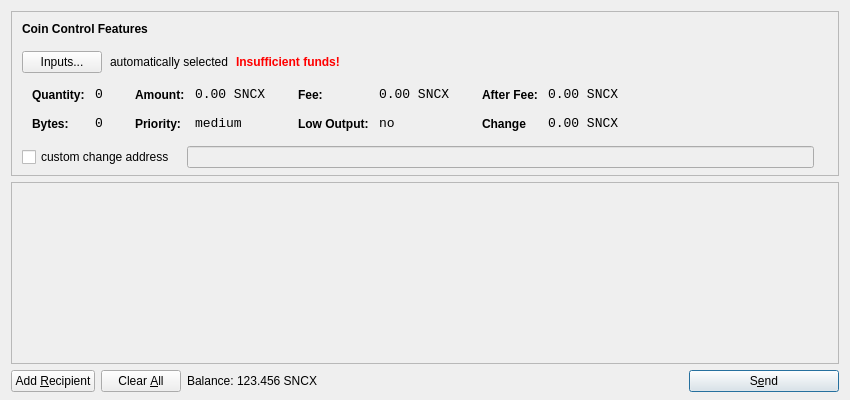
<?xml version="1.0" encoding="UTF-8"?>
<ui version="4.0">
 <class>SendCoinsDialog</class>
 <widget class="QDialog" name="SendCoinsDialog">
  <property name="geometry">
   <rect>
    <x>0</x>
    <y>0</y>
    <width>850</width>
    <height>400</height>
   </rect>
  </property>
  <property name="windowTitle">
   <string>Send Coins</string>
  </property>
  <layout class="QVBoxLayout" name="verticalLayout" stretch="0,1,0">
   <property name="bottomMargin">
    <number>8</number>
   </property>
   <item>
    <widget class="QFrame" name="frameCoinControl">
     <property name="sizePolicy">
      <sizepolicy hsizetype="Expanding" vsizetype="Expanding">
       <horstretch>0</horstretch>
       <verstretch>0</verstretch>
      </sizepolicy>
     </property>
     <property name="maximumSize">
      <size>
       <width>16777215</width>
       <height>16777215</height>
      </size>
     </property>
     <property name="frameShape">
      <enum>QFrame::StyledPanel</enum>
     </property>
     <property name="frameShadow">
      <enum>QFrame::Sunken</enum>
     </property>
     <layout class="QVBoxLayout" name="verticalLayoutCoinControl2">
      <property name="spacing">
       <number>-1</number>
      </property>
      <property name="leftMargin">
       <number>0</number>
      </property>
      <property name="topMargin">
       <number>0</number>
      </property>
      <property name="rightMargin">
       <number>0</number>
      </property>
      <property name="bottomMargin">
       <number>6</number>
      </property>
      <item>
       <layout class="QVBoxLayout" name="verticalLayoutCoinControl" stretch="0,0,0,0,1">
        <property name="spacing">
         <number>0</number>
        </property>
        <property name="leftMargin">
         <number>10</number>
        </property>
        <property name="topMargin">
         <number>10</number>
        </property>
        <item>
         <layout class="QHBoxLayout" name="horizontalLayoutCoinControl1">
          <property name="bottomMargin">
           <number>15</number>
          </property>
          <item>
           <widget class="QLabel" name="labelCoinControlFeatures">
            <property name="sizePolicy">
             <sizepolicy hsizetype="Preferred" vsizetype="Maximum">
              <horstretch>0</horstretch>
              <verstretch>0</verstretch>
             </sizepolicy>
            </property>
            <property name="font">
             <font>
              <weight>75</weight>
              <bold>true</bold>
             </font>
            </property>
            <property name="styleSheet">
             <string notr="true">font-weight:bold;</string>
            </property>
            <property name="text">
             <string>Coin Control Features</string>
            </property>
           </widget>
          </item>
         </layout>
        </item>
        <item>
         <layout class="QHBoxLayout" name="horizontalLayoutCoinControl2" stretch="0,0,0,0">
          <property name="spacing">
           <number>8</number>
          </property>
          <property name="bottomMargin">
           <number>10</number>
          </property>
          <item>
           <widget class="QPushButton" name="pushButtonCoinControl">
            <property name="styleSheet">
             <string notr="true"/>
            </property>
            <property name="text">
             <string>Inputs...</string>
            </property>
           </widget>
          </item>
          <item>
           <widget class="QLabel" name="labelCoinControlAutomaticallySelected">
            <property name="text">
             <string>automatically selected</string>
            </property>
            <property name="margin">
             <number>5</number>
            </property>
           </widget>
          </item>
          <item>
           <widget class="QLabel" name="labelCoinControlInsuffFunds">
            <property name="font">
             <font>
              <weight>75</weight>
              <bold>true</bold>
             </font>
            </property>
            <property name="styleSheet">
             <string notr="true">color:red;font-weight:bold;</string>
            </property>
            <property name="text">
             <string>Insufficient funds!</string>
            </property>
            <property name="margin">
             <number>5</number>
            </property>
           </widget>
          </item>
          <item>
           <spacer name="horizontalSpacerCoinControl">
            <property name="orientation">
             <enum>Qt::Horizontal</enum>
            </property>
            <property name="sizeHint" stdset="0">
             <size>
              <width>40</width>
              <height>1</height>
             </size>
            </property>
           </spacer>
          </item>
         </layout>
        </item>
        <item>
         <widget class="QWidget" name="widgetCoinControl" native="true">
          <property name="sizePolicy">
           <sizepolicy hsizetype="Preferred" vsizetype="Preferred">
            <horstretch>0</horstretch>
            <verstretch>0</verstretch>
           </sizepolicy>
          </property>
          <property name="minimumSize">
           <size>
            <width>0</width>
            <height>0</height>
           </size>
          </property>
          <property name="styleSheet">
           <string notr="true"/>
          </property>
          <layout class="QHBoxLayout" name="horizontalLayoutCoinControl5">
           <property name="margin">
            <number>0</number>
           </property>
           <item>
            <layout class="QHBoxLayout" name="horizontalLayoutCoinControl3" stretch="0,0,0,1">
             <property name="spacing">
              <number>20</number>
             </property>
             <property name="topMargin">
              <number>0</number>
             </property>
             <property name="bottomMargin">
              <number>10</number>
             </property>
             <item>
              <layout class="QFormLayout" name="formLayoutCoinControl1">
               <property name="horizontalSpacing">
                <number>10</number>
               </property>
               <property name="verticalSpacing">
                <number>14</number>
               </property>
               <property name="leftMargin">
                <number>10</number>
               </property>
               <property name="topMargin">
                <number>4</number>
               </property>
               <property name="rightMargin">
                <number>6</number>
               </property>
               <item row="0" column="0">
                <widget class="QLabel" name="labelCoinControlQuantityText">
                 <property name="styleSheet">
                  <string notr="true">font-weight:bold;</string>
                 </property>
                 <property name="text">
                  <string>Quantity:</string>
                 </property>
                 <property name="margin">
                  <number>0</number>
                 </property>
                </widget>
               </item>
               <item row="0" column="1">
                <widget class="QLabel" name="labelCoinControlQuantity">
                 <property name="font">
                  <font>
                   <family>Monospace</family>
                   <pointsize>10</pointsize>
                  </font>
                 </property>
                 <property name="cursor">
                  <cursorShape>IBeamCursor</cursorShape>
                 </property>
                 <property name="contextMenuPolicy">
                  <enum>Qt::ActionsContextMenu</enum>
                 </property>
                 <property name="text">
                  <string>0</string>
                 </property>
                 <property name="margin">
                  <number>0</number>
                 </property>
                 <property name="textInteractionFlags">
                  <set>Qt::LinksAccessibleByMouse|Qt::TextSelectableByKeyboard|Qt::TextSelectableByMouse</set>
                 </property>
                </widget>
               </item>
               <item row="1" column="0">
                <widget class="QLabel" name="labelCoinControlBytesText">
                 <property name="styleSheet">
                  <string notr="true">font-weight:bold;</string>
                 </property>
                 <property name="text">
                  <string>Bytes:</string>
                 </property>
                </widget>
               </item>
               <item row="1" column="1">
                <widget class="QLabel" name="labelCoinControlBytes">
                 <property name="font">
                  <font>
                   <family>Monospace</family>
                   <pointsize>10</pointsize>
                  </font>
                 </property>
                 <property name="cursor">
                  <cursorShape>IBeamCursor</cursorShape>
                 </property>
                 <property name="contextMenuPolicy">
                  <enum>Qt::ActionsContextMenu</enum>
                 </property>
                 <property name="text">
                  <string>0</string>
                 </property>
                 <property name="textInteractionFlags">
                  <set>Qt::LinksAccessibleByMouse|Qt::TextSelectableByKeyboard|Qt::TextSelectableByMouse</set>
                 </property>
                </widget>
               </item>
              </layout>
             </item>
             <item>
              <layout class="QFormLayout" name="formLayoutCoinControl2">
               <property name="horizontalSpacing">
                <number>10</number>
               </property>
               <property name="verticalSpacing">
                <number>14</number>
               </property>
               <property name="leftMargin">
                <number>6</number>
               </property>
               <property name="topMargin">
                <number>4</number>
               </property>
               <property name="rightMargin">
                <number>6</number>
               </property>
               <item row="0" column="0">
                <widget class="QLabel" name="labelCoinControlAmountText">
                 <property name="styleSheet">
                  <string notr="true">font-weight:bold;</string>
                 </property>
                 <property name="text">
                  <string>Amount:</string>
                 </property>
                 <property name="margin">
                  <number>0</number>
                 </property>
                </widget>
               </item>
               <item row="0" column="1">
                <widget class="QLabel" name="labelCoinControlAmount">
                 <property name="font">
                  <font>
                   <family>Monospace</family>
                   <pointsize>10</pointsize>
                  </font>
                 </property>
                 <property name="cursor">
                  <cursorShape>IBeamCursor</cursorShape>
                 </property>
                 <property name="contextMenuPolicy">
                  <enum>Qt::ActionsContextMenu</enum>
                 </property>
                 <property name="text">
                  <string>0.00 SNCX</string>
                 </property>
                 <property name="textInteractionFlags">
                  <set>Qt::LinksAccessibleByMouse|Qt::TextSelectableByKeyboard|Qt::TextSelectableByMouse</set>
                 </property>
                </widget>
               </item>
               <item row="1" column="0">
                <widget class="QLabel" name="labelCoinControlPriorityText">
                 <property name="styleSheet">
                  <string notr="true">font-weight:bold;</string>
                 </property>
                 <property name="text">
                  <string>Priority:</string>
                 </property>
                </widget>
               </item>
               <item row="1" column="1">
                <widget class="QLabel" name="labelCoinControlPriority">
                 <property name="font">
                  <font>
                   <family>Monospace</family>
                   <pointsize>10</pointsize>
                  </font>
                 </property>
                 <property name="cursor">
                  <cursorShape>IBeamCursor</cursorShape>
                 </property>
                 <property name="contextMenuPolicy">
                  <enum>Qt::ActionsContextMenu</enum>
                 </property>
                 <property name="text">
                  <string>medium</string>
                 </property>
                 <property name="textInteractionFlags">
                  <set>Qt::LinksAccessibleByMouse|Qt::TextSelectableByKeyboard|Qt::TextSelectableByMouse</set>
                 </property>
                </widget>
               </item>
              </layout>
             </item>
             <item>
              <layout class="QFormLayout" name="formLayoutCoinControl3">
               <property name="horizontalSpacing">
                <number>10</number>
               </property>
               <property name="verticalSpacing">
                <number>14</number>
               </property>
               <property name="leftMargin">
                <number>6</number>
               </property>
               <property name="topMargin">
                <number>4</number>
               </property>
               <property name="rightMargin">
                <number>6</number>
               </property>
               <item row="0" column="0">
                <widget class="QLabel" name="labelCoinControlFeeText">
                 <property name="styleSheet">
                  <string notr="true">font-weight:bold;</string>
                 </property>
                 <property name="text">
                  <string>Fee:</string>
                 </property>
                 <property name="margin">
                  <number>0</number>
                 </property>
                </widget>
               </item>
               <item row="0" column="1">
                <widget class="QLabel" name="labelCoinControlFee">
                 <property name="font">
                  <font>
                   <family>Monospace</family>
                   <pointsize>10</pointsize>
                  </font>
                 </property>
                 <property name="cursor">
                  <cursorShape>IBeamCursor</cursorShape>
                 </property>
                 <property name="contextMenuPolicy">
                  <enum>Qt::ActionsContextMenu</enum>
                 </property>
                 <property name="text">
                  <string>0.00 SNCX</string>
                 </property>
                 <property name="textInteractionFlags">
                  <set>Qt::LinksAccessibleByMouse|Qt::TextSelectableByKeyboard|Qt::TextSelectableByMouse</set>
                 </property>
                </widget>
               </item>
               <item row="1" column="0">
                <widget class="QLabel" name="labelCoinControlLowOutputText">
                 <property name="styleSheet">
                  <string notr="true">font-weight:bold;</string>
                 </property>
                 <property name="text">
                  <string>Low Output:</string>
                 </property>
                </widget>
               </item>
               <item row="1" column="1">
                <widget class="QLabel" name="labelCoinControlLowOutput">
                 <property name="font">
                  <font>
                   <family>Monospace</family>
                   <pointsize>10</pointsize>
                  </font>
                 </property>
                 <property name="cursor">
                  <cursorShape>IBeamCursor</cursorShape>
                 </property>
                 <property name="contextMenuPolicy">
                  <enum>Qt::ActionsContextMenu</enum>
                 </property>
                 <property name="text">
                  <string>no</string>
                 </property>
                 <property name="textInteractionFlags">
                  <set>Qt::LinksAccessibleByMouse|Qt::TextSelectableByKeyboard|Qt::TextSelectableByMouse</set>
                 </property>
                </widget>
               </item>
              </layout>
             </item>
             <item>
              <layout class="QFormLayout" name="formLayoutCoinControl4">
               <property name="horizontalSpacing">
                <number>10</number>
               </property>
               <property name="verticalSpacing">
                <number>14</number>
               </property>
               <property name="leftMargin">
                <number>6</number>
               </property>
               <property name="topMargin">
                <number>4</number>
               </property>
               <property name="rightMargin">
                <number>6</number>
               </property>
               <item row="0" column="0">
                <widget class="QLabel" name="labelCoinControlAfterFeeText">
                 <property name="styleSheet">
                  <string notr="true">font-weight:bold;</string>
                 </property>
                 <property name="text">
                  <string>After Fee:</string>
                 </property>
                 <property name="margin">
                  <number>0</number>
                 </property>
                </widget>
               </item>
               <item row="0" column="1">
                <widget class="QLabel" name="labelCoinControlAfterFee">
                 <property name="font">
                  <font>
                   <family>Monospace</family>
                   <pointsize>10</pointsize>
                  </font>
                 </property>
                 <property name="cursor">
                  <cursorShape>IBeamCursor</cursorShape>
                 </property>
                 <property name="contextMenuPolicy">
                  <enum>Qt::ActionsContextMenu</enum>
                 </property>
                 <property name="text">
                  <string>0.00 SNCX</string>
                 </property>
                 <property name="textInteractionFlags">
                  <set>Qt::LinksAccessibleByMouse|Qt::TextSelectableByKeyboard|Qt::TextSelectableByMouse</set>
                 </property>
                </widget>
               </item>
               <item row="1" column="0">
                <widget class="QLabel" name="labelCoinControlChangeText">
                 <property name="styleSheet">
                  <string notr="true">font-weight:bold;</string>
                 </property>
                 <property name="text">
                  <string>Change</string>
                 </property>
                </widget>
               </item>
               <item row="1" column="1">
                <widget class="QLabel" name="labelCoinControlChange">
                 <property name="font">
                  <font>
                   <family>Monospace</family>
                   <pointsize>10</pointsize>
                  </font>
                 </property>
                 <property name="cursor">
                  <cursorShape>IBeamCursor</cursorShape>
                 </property>
                 <property name="contextMenuPolicy">
                  <enum>Qt::ActionsContextMenu</enum>
                 </property>
                 <property name="text">
                  <string>0.00 SNCX</string>
                 </property>
                 <property name="textInteractionFlags">
                  <set>Qt::LinksAccessibleByMouse|Qt::TextSelectableByKeyboard|Qt::TextSelectableByMouse</set>
                 </property>
                </widget>
               </item>
              </layout>
             </item>
            </layout>
           </item>
          </layout>
         </widget>
        </item>
        <item>
         <layout class="QHBoxLayout" name="horizontalLayoutCoinControl4" stretch="0,0,0">
          <property name="spacing">
           <number>12</number>
          </property>
          <property name="sizeConstraint">
           <enum>QLayout::SetDefaultConstraint</enum>
          </property>
          <property name="topMargin">
           <number>5</number>
          </property>
          <property name="rightMargin">
           <number>5</number>
          </property>
          <item>
           <widget class="QCheckBox" name="checkBoxCoinControlChange">
            <property name="text">
             <string>custom change address</string>
            </property>
           </widget>
          </item>
          <item>
           <widget class="QLineEdit" name="lineEditCoinControlChange">
            <property name="enabled">
             <bool>false</bool>
            </property>
            <property name="sizePolicy">
             <sizepolicy hsizetype="Expanding" vsizetype="Fixed">
              <horstretch>0</horstretch>
              <verstretch>0</verstretch>
             </sizepolicy>
            </property>
           </widget>
          </item>
          <item>
           <widget class="QLabel" name="labelCoinControlChangeLabel">
            <property name="sizePolicy">
             <sizepolicy hsizetype="Preferred" vsizetype="Expanding">
              <horstretch>0</horstretch>
              <verstretch>0</verstretch>
             </sizepolicy>
            </property>
            <property name="minimumSize">
             <size>
              <width>0</width>
              <height>0</height>
             </size>
            </property>
            <property name="text">
             <string/>
            </property>
            <property name="margin">
             <number>3</number>
            </property>
           </widget>
          </item>
         </layout>
        </item>
        <item>
         <spacer name="verticalSpacerCoinControl">
          <property name="orientation">
           <enum>Qt::Vertical</enum>
          </property>
          <property name="sizeHint" stdset="0">
           <size>
            <width>800</width>
            <height>1</height>
           </size>
          </property>
         </spacer>
        </item>
       </layout>
      </item>
     </layout>
    </widget>
   </item>
   <item>
    <widget class="QScrollArea" name="scrollArea">
     <property name="widgetResizable">
      <bool>true</bool>
     </property>
     <widget class="QWidget" name="scrollAreaWidgetContents">
      <property name="geometry">
       <rect>
        <x>0</x>
        <y>0</y>
        <width>830</width>
        <height>165</height>
       </rect>
      </property>
      <layout class="QVBoxLayout" name="verticalLayout_2">
       <property name="margin">
        <number>0</number>
       </property>
       <item>
        <layout class="QVBoxLayout" name="entries">
         <property name="spacing">
          <number>6</number>
         </property>
        </layout>
       </item>
       <item>
        <spacer name="verticalSpacer">
         <property name="orientation">
          <enum>Qt::Vertical</enum>
         </property>
         <property name="sizeHint" stdset="0">
          <size>
           <width>20</width>
           <height>40</height>
          </size>
         </property>
        </spacer>
       </item>
      </layout>
     </widget>
    </widget>
   </item>
   <item>
    <layout class="QHBoxLayout" name="horizontalLayout">
     <item>
      <widget class="QPushButton" name="addButton">
       <property name="toolTip">
        <string>Send to multiple recipients at once</string>
       </property>
       <property name="text">
        <string>Add &amp;Recipient</string>
       </property>
       <property name="icon">
        <iconset resource="../bitcoin.qrc">
         <normaloff>:/icons/add</normaloff>:/icons/add</iconset>
       </property>
       <property name="autoDefault">
        <bool>false</bool>
       </property>
      </widget>
     </item>
     <item>
      <widget class="QPushButton" name="clearButton">
       <property name="sizePolicy">
        <sizepolicy hsizetype="Minimum" vsizetype="Fixed">
         <horstretch>0</horstretch>
         <verstretch>0</verstretch>
        </sizepolicy>
       </property>
       <property name="toolTip">
        <string>Remove all transaction fields</string>
       </property>
       <property name="text">
        <string>Clear &amp;All</string>
       </property>
       <property name="icon">
        <iconset resource="../bitcoin.qrc">
         <normaloff>:/icons/remove</normaloff>:/icons/remove</iconset>
       </property>
       <property name="autoRepeatDelay">
        <number>300</number>
       </property>
       <property name="autoDefault">
        <bool>false</bool>
       </property>
      </widget>
     </item>
     <item>
      <layout class="QHBoxLayout" name="horizontalLayout_2">
       <property name="spacing">
        <number>3</number>
       </property>
       <item>
        <widget class="QLabel" name="label">
         <property name="sizePolicy">
          <sizepolicy hsizetype="Preferred" vsizetype="Fixed">
           <horstretch>0</horstretch>
           <verstretch>0</verstretch>
          </sizepolicy>
         </property>
         <property name="text">
          <string>Balance:</string>
         </property>
        </widget>
       </item>
       <item>
        <widget class="QLabel" name="labelBalance">
         <property name="sizePolicy">
          <sizepolicy hsizetype="Preferred" vsizetype="Fixed">
           <horstretch>0</horstretch>
           <verstretch>0</verstretch>
          </sizepolicy>
         </property>
         <property name="cursor">
          <cursorShape>IBeamCursor</cursorShape>
         </property>
         <property name="text">
          <string>123.456 SNCX</string>
         </property>
         <property name="textInteractionFlags">
          <set>Qt::LinksAccessibleByMouse|Qt::TextSelectableByKeyboard|Qt::TextSelectableByMouse</set>
         </property>
        </widget>
       </item>
      </layout>
     </item>
     <item>
      <spacer name="horizontalSpacer">
       <property name="orientation">
        <enum>Qt::Horizontal</enum>
       </property>
       <property name="sizeHint" stdset="0">
        <size>
         <width>40</width>
         <height>20</height>
        </size>
       </property>
      </spacer>
     </item>
     <item>
      <widget class="QPushButton" name="sendButton">
       <property name="minimumSize">
        <size>
         <width>150</width>
         <height>0</height>
        </size>
       </property>
       <property name="toolTip">
        <string>Confirm the send action</string>
       </property>
       <property name="text">
        <string>S&amp;end</string>
       </property>
       <property name="icon">
        <iconset resource="../bitcoin.qrc">
         <normaloff>:/icons/send</normaloff>:/icons/send</iconset>
       </property>
       <property name="default">
        <bool>true</bool>
       </property>
      </widget>
     </item>
    </layout>
   </item>
  </layout>
 </widget>
 <resources>
  <include location="../bitcoin.qrc"/>
 </resources>
 <connections/>
</ui>
